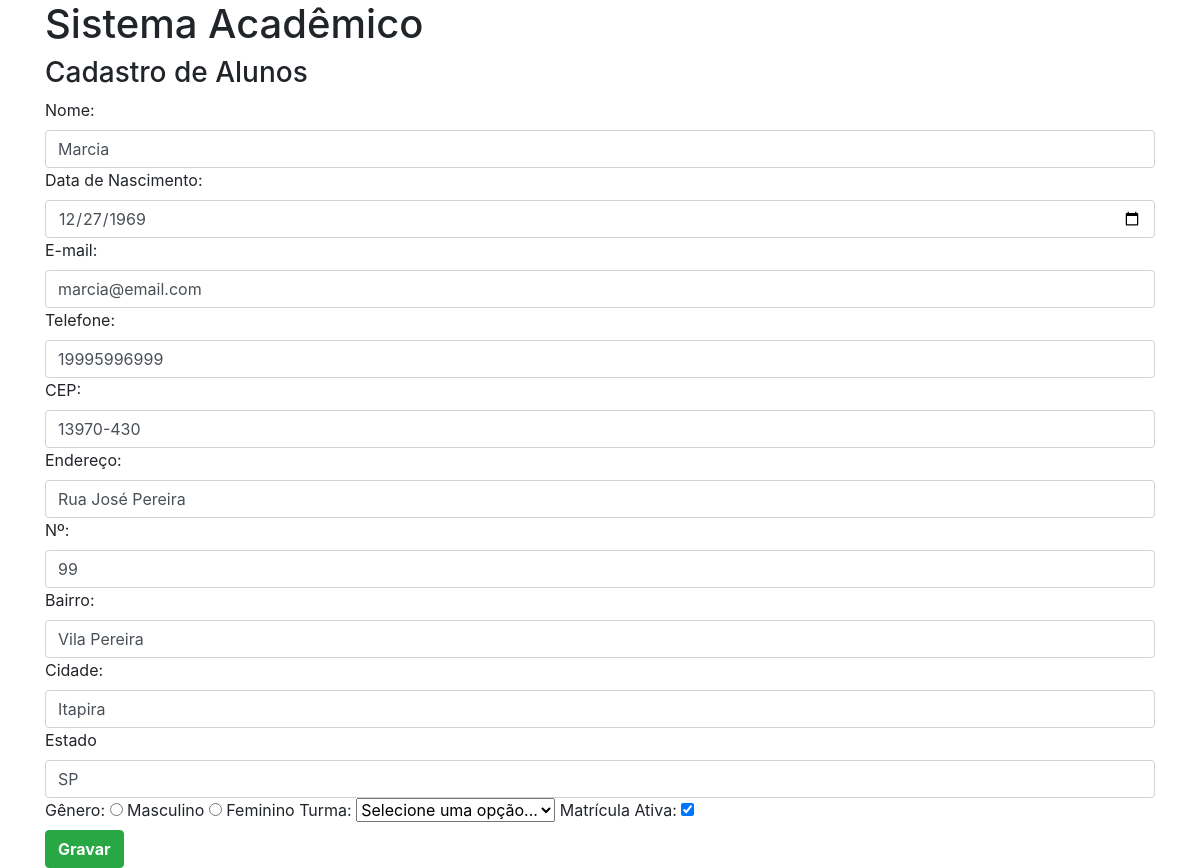
Screenshot of /sis-escolar/alunos/alunos-editar.php?id=12 with the database file from the repository.
### tables this page shows
CREATE TABLE `tb_alunos` (
  `id` int(11) NOT NULL,
  `nomeAluno` varchar(150) NOT NULL,
  `dataNasc` date NOT NULL,
  `email` varchar(150) NOT NULL,
  `tel` varchar(11) NOT NULL,
  `cep` varchar(11) NOT NULL,
  `rua` varchar(150) NOT NULL,
  `numero` varchar(10) NOT NULL,
  `bairro` varchar(70) NOT NULL,
  `cidade` varchar(70) NOT NULL,
  `uf` varchar(2) NOT NULL,
  `genero` char(1) NOT NULL,
  `turma` char(1) NOT NULL,
  `matricula` tinyint(1) NOT NULL
);

### sis-escolar/classes/Aluno.php (called while the page is built, shortened)
<?php
    class Aluno{
        public $id;
        public function __construct($id = false){
            if($id){
                $this -> id = $id;
                $this->carregar();
            }
        }
        public function carregar(){
            $sql = "SELECT * FROM tb_alunos WHERE id=" .$this->id;
            $conexao = new PDO('mysql:host=127.0.0.1;dbname=sis-escolar','root','');
            $resultado = $conexao->query($sql);
            $linha = $resultado->fetch();
            $this->nomeAluno = $linha['nomeAluno'];
            $this->dataNasc = $linha['dataNasc'];
            $this->email = $linha['email'];
            $this->tel = $linha['tel'];
            $this->cep = $linha['cep'];
            $this->rua = $linha['rua'];
            $this->numero = $linha['numero'];
            $this->bairro = $linha['bairro'];
            $this->cidade = $linha['cidade'];
            $this->uf = $linha['uf'];
            $this->matricula = $linha['matricula'];
        }
    }
?>

### sis-escolar/alunos/alunos-editar.php (the view, shortened to what this page needs)
<?php
    require_once "../classes/Aluno.php";
    $id = $_GET['id'];
    $aluno = new Aluno($id);
?>
<!DOCTYPE html>
<html lang="pt-br">
<head>
    <link rel="stylesheet" href="https://stackpath.bootstrapcdn.com/bootstrap/4.1.3/css/bootstrap.min.css">
</head>
<body class="container">
    <h1>Sistema Acadêmico</h1>
    <h3>Cadastro de Alunos</h3>
    <fieldset>
        <form action="alunos-editar-gravar.php" method="POST">
            <label for="nomeAluno">Nome:</label>
            <input  class="form-control" type="text" name="nomeAluno" value="<?= $aluno->nomeAluno ?>">
            <label for="dataNasc">Data de Nascimento:</label>
            <input  class="form-control" type="date" name="dataNasc" value="<?= $aluno->dataNasc ?>">
            <label for="email">E-mail:</label>
            <input  class="form-control" type="email" name="email" value="<?= $aluno->email ?>">
            <label for="tel">Telefone:</label>
            <input  class="form-control" type="text" name="tel" value="<?= $aluno->tel ?>">
            <label for="cep">CEP:</label>
            <input  class="form-control" type="text" name="cep" id="cep" value="<?= $aluno->cep ?>"
                    onchange="pesquisacep(this.value); ">
            <label for="rua">Endereço:</label>
            <input  class="form-control" type="text" name="rua" id="rua" value="<?= $aluno->rua ?>">
            <label for="numero">Nº:</label>
            <input  class="form-control" type="number" name="numero" id="" value="<?= $aluno->numero ?>">
            <label for="bairro">Bairro:</label>
            <input  class="form-control" type="text" name="bairro" id="bairro" value="<?= $aluno->bairro ?>">
            <label for="cidade">Cidade:</label>
            <input  class="form-control" type="text" name="cidade" id="cidade" value="<?= $aluno->cidade ?>">
            <label for="uf">Estado</label>
            <input  class="form-control" type="text" name="uf" id="uf" value="<?= $aluno->uf ?>">
            <label for="genero">Gênero:</label>
                <input type="radio" name="genero" id="masc" value="1">
                <label for="masc">Masculino</label>
                <input type="radio" name="genero" id="femi" value="0">
                <label for="femi">Feminino</label>
            <label for="turma">Turma:</label>
            <select name="turma" id="">
                <option value="0">Selecione uma opção...</option>
            </select>
            <label for="matricula">Matrícula Ativa:</label>
            <input type="checkbox" name="matricula" value="1" value="<?= $aluno->matricula ?>" checked>
            <br><input class="btn btn-success font-weight-bold" type="submit" value="Gravar">
        </form>
    </fieldset>
</body>
</html>

### rows the page displays
tb_alunos: nomeAluno "Marcia", dataNasc "12/27/1969", email "marcia@email.com", tel "19995996999", cep "13970-430", rua "Rua José Pereira", numero "99", bairro "Vila Pereira", cidade "Itapira", uf "SP"
